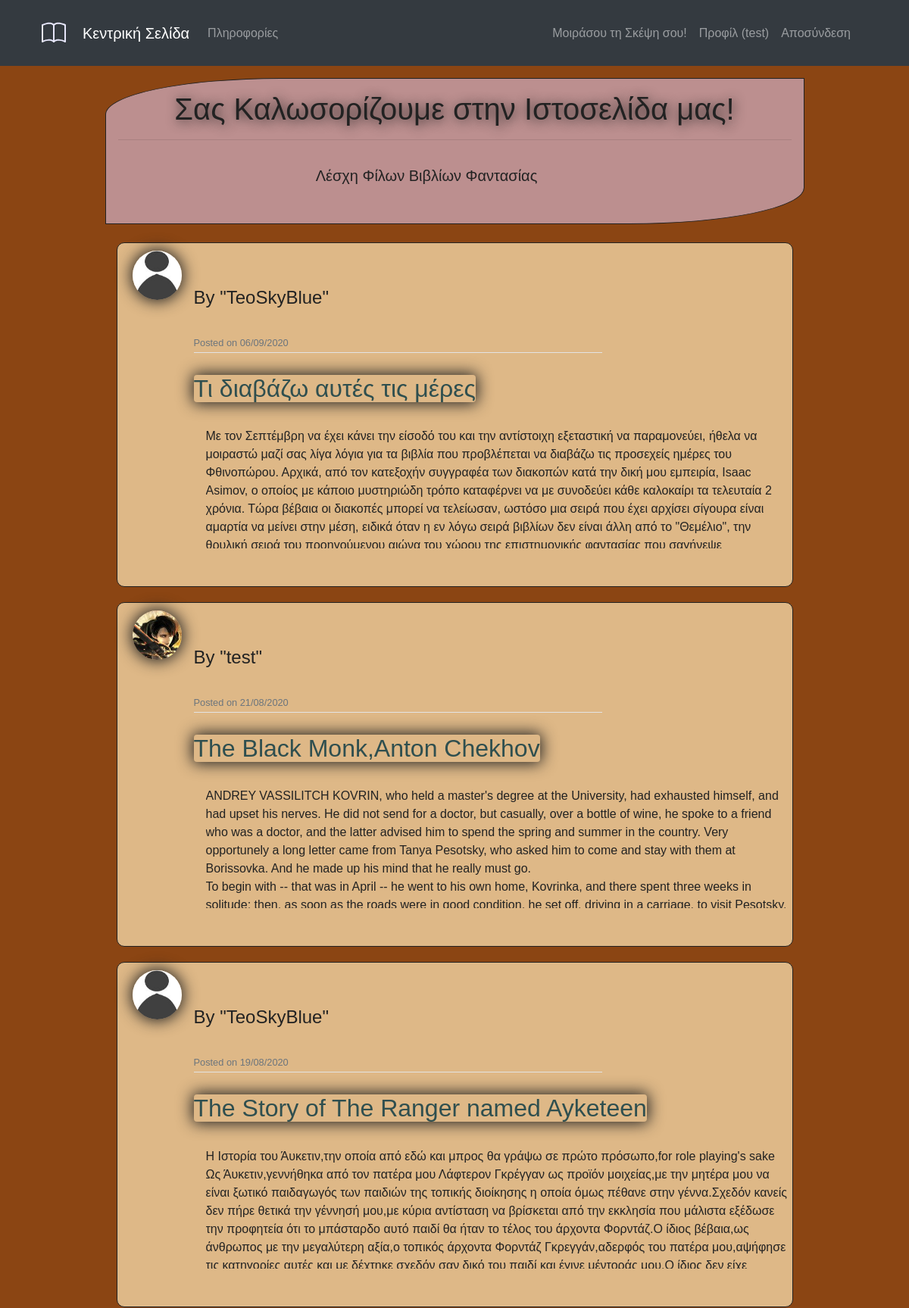
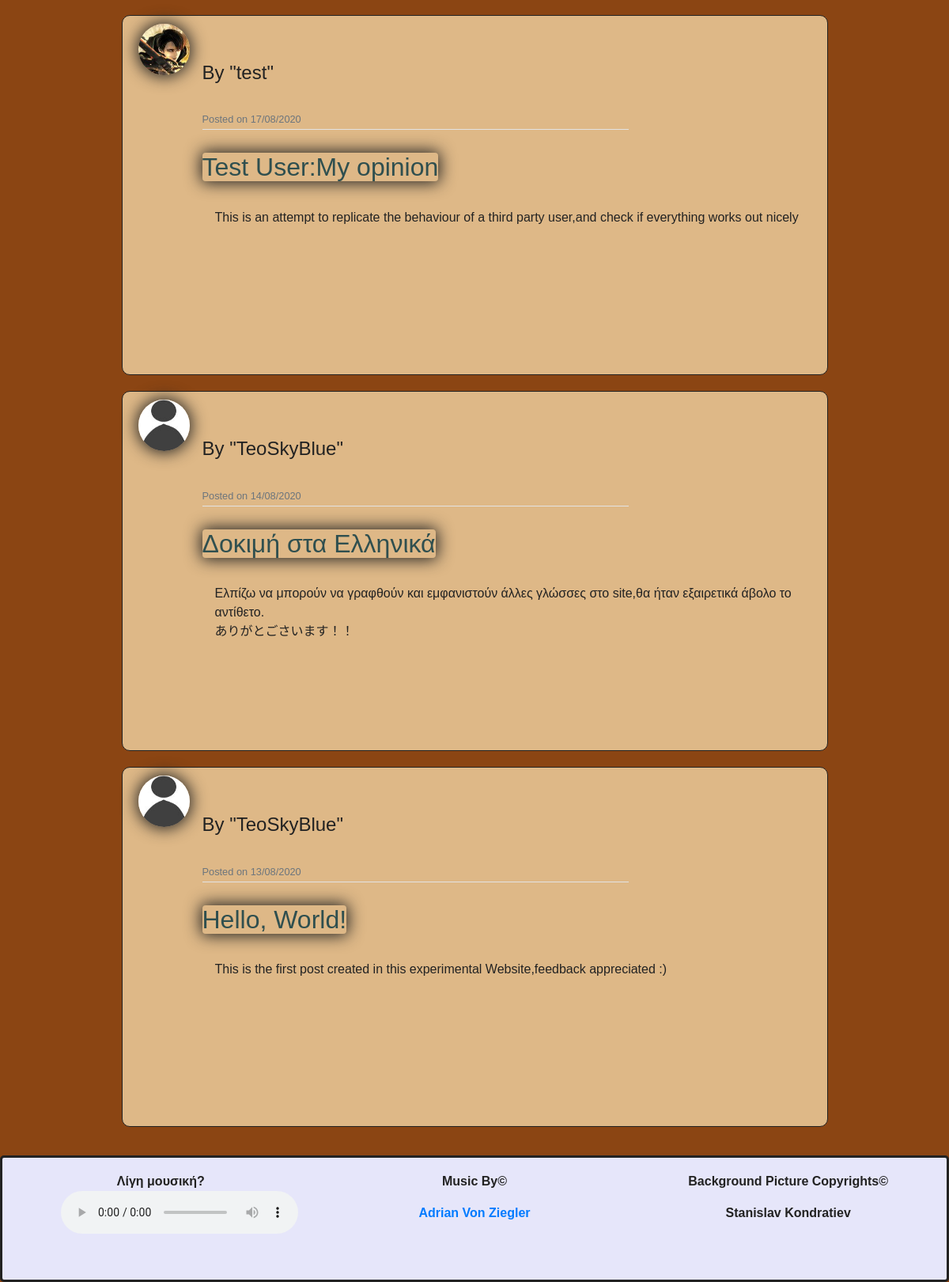
The app's page /home (signed in) with its own data (2 pictures, top to bottom).
### Flask_attempts/models.py (models this page shows, shortened)
class User(db.Model, UserMixin):
    id = db.Column(db.Integer, primary_key=True)
    username = db.Column(db.String(20), unique=True, nullable=False)
    email = db.Column(db.String(60), unique=True, nullable=False)
    image_file = db.Column(db.String(20), nullable=False, default='default.jpg')
    password = db.Column(db.String(60), nullable=False)
    posts = db.relationship('Post',backref='author', lazy = True)

class Post(db.Model):
    id = db.Column(db.Integer, primary_key=True)
    title = db.Column(db.String(100),nullable= False)
    date_posted = db.Column(db.DateTime,nullable=False,default = datetime.utcnow) #vs datetime.now i diafora einai oti i 2i apo8ikeuei local times,i 1i greenwich,kaliteri praktiki gia database storing
    content = db.Column(db.Text, nullable=False)
    user_id = db.Column(db.Integer, db.ForeignKey('user.id'), nullable=False)

### Flask_attempts/routes.py (the view)
@app.route("/")
@app.route("/home")
def home():
    try:
        posts = Post.query.order_by(Post.date_posted.desc()).all()
        return render_template('html Hello World.html',posts=posts)
    except:
        return render_template('html Hello World.html')

### Flask_attempts/models.py (called while the page is built)
@login_manager.user_loader
def load_user(user_id):
    return User.query.get(int(user_id))

### Flask_attempts/templates/html Hello World.html
{% extends "layout.html" %}
{% block content %}
	<div class="containter-fluid">
	<div class="row text-center">
		<div class="col-12 welcome-section" style="min-width: 400px;">
			<h1 class="display-5" style="text-shadow: 2px 2px 15px #222;overflow-wrap: break-word;">Σας Καλωσορίζουμε στην Ιστοσελίδα μας!
			</h1>
			<hr>
			<div class="col-11">
				<p class="lead">Λέσχη Φίλων Βιβλίων Φαντασίας
				</p>
			</div>
		</div>
	</div>
	</div>
	<br>
	{%for post in posts%}
		<article class="media content-section article-content">
			<img class="rounded-circle article-img low-shadows" src="{{url_for('static',filename='profile_pics/'+post.author.image_file)}}">
			<div class="media-body article-svg">
				<div class="article-metadata article-svg">
					<h4 class="mr-2" >By "{{post.author.username}}"</h4>
						<small class="text-muted">Posted on {{ post.date_posted.strftime("%d/%m/%Y") }}</small>
				</div>
				<h2><a class="article-title low-shadows rounded mr-2" href="{{url_for('post',post_id=post.id)}}">{{post.title}}</a></h2>
				<p class="autoscrolled ml-3">{{post.content}}</p>
			</div>
		</article>
	{%endfor%}
{% endblock content %}

### Flask_attempts/templates/layout.html (shortened to what this page needs)
<!DOCTYPE html>
<html>
<head>
	<link rel="stylesheet" href="https://maxcdn.bootstrapcdn.com/bootstrap/4.0.0/css/bootstrap.min.css">
	<link rel="stylesheet" type="text/css" href="{{ url_for('static', filename='styling.css') }}">
</head>
<body>
<div class="wrapper">
<header class="site-header absolute-top" style="min-width: 480px;">
	<nav class="navbar navbar-expand-sm navbar-dark bg-dark" style="min-width: 480px;">
	<div class="container">
			<ul class="navbar-nav">
				<li class="nav-item">
				</li>
				<li class="nav-item mt-3">
					<a class="navbar-brand ml-auto" href="{{url_for('home')}}">Κεντρική Σελίδα</a>
				</li>
				<li class="nav-item mt-3">
					<a class="nav-link" href="{{url_for('about')}}">Πληροφορίες</a>
				</li>
			</ul>
			<ul class="navbar-nav mr-4">
				{%if current_user.is_authenticated %}
					<li class="nav-item">
						<a class="nav-link" href="{{url_for('new_post')}}">Μοιράσου τη Σκέψη σου!</a>
					</li>
					<li class="nav-item">
						<a class="nav-link mr-auto" href="{{url_for('Account')}}">Προφίλ
							({{current_user.username}})
						</a>
					</li>
					<li class="nav-item">
						<a class="nav-link mr-auto" href="{{url_for('Logout')}}">Αποσύνδεση
						</a>
					</li>
				{%endif%}
			</ul>
	</div>
	</nav>
</header>
		<main role="main" class="container">
			<div class="row mx-auto">
				<div class="col-10 mx-auto">
		{% block content %}{% endblock %}
				</div>
			</div>
		</main>
		<div class="push"></div>
</div>
<footer class="absolute-bottom custom-footer container-fluid  padding ">
	<div class="row text-center footer-content" style="margin:auto;">
  		<div class="col-md-4">
  			<p><b>	Λίγη μουσική?
  			<audio controls loop class="ml-5">
  			<source src="{{url_for('static',filename='Relaxing Celtic Music - Forest Sanctum.mp3')}}" type="audio/mpeg">
			</audio>
			</b>
			</p>
  		</div>
  		<div class="col-md-4">
  			<p><b>Music By&#169</p>
  			<a href="https://adrianvonziegler.bandcamp.com/album/the-complete-discography">Adrian Von Ziegler</a>
  		</div>
  		<div class="col-md-4">
  			<b>
  			<p>Background Picture Copyrights&#169</p>
  			<p>Stanislav Kondratiev</p>
  			</b>
  		</div>
  </div>
</footer>
</body>
</html>

### Flask_attempts/static/styling.css (style rules this page uses)
html,body { margin:0; padding:0;height:100%; }
body { width:100%; font-family: sans-serif; color: #222; background-image:url('stanislav-kondratiev-6pO3QFkk7hQ-unsplash.jpg'); background-color: saddlebrown; }
.welcome-section { background: rosybrown; padding: 10px 20px; border: 1px solid #222; border-radius: 25% 0; margin-bottom: 0px; }
.content-section { background: burlywood; padding: 10px 20px; border: 1px solid #222; border-radius: 10px; margin-bottom: 20px; }
.article-title { color: darkslategray; }
.article-content { white-space: pre-line; width:100%; min-width: 400px; }
.autoscrolled { white-space: pre-line; width:100%; height: 10em; overflow: auto; overflow-wrap: break-word; }
.article-img { height: 65px; width: 65px; margin-right: 16px; }
.low-shadows { box-shadow: 0px 0px 20px 2px #222; }
.article-metadata { padding-bottom: 1px; margin-bottom: 4px; border-bottom: 1px solid #e3e3e3 }
.article-svg { width: 70%; height: 60%; vertical-align: middle; }
.custom-footer { padding-top:1rem; padding:2px; width: 100%; min-width: 480px; height: 10em; border: 3px solid; border-radius: 5px; background-color: lavender; color: #222; text-align: center; }
.footer-content { width:100%; height: 100%; overflow-y:scroll; }
.push { height: 8em; }
.wrapper { min-height: 100%; margin-bottom: -8em; }
[class*="col-"] { padding: 1rem; }

### records on screen
User: username "test"
Post: image_file (picture), author.username "TeoSkyBlue", date_posted "06/09/2020", title "Τι διαβάζω αυτές τις μέρες", content "Με τον Σεπτέμβρη να έχει κάνει την είσοδό του και την αντίστοιχη εξεταστική να παραμονεύει, ήθελα να μοιραστώ μαζί σας λίγα λόγια για τα βιβλία που προβλέπεται να διαβάζω τις προσεχείς ημέρες του Φθινοπώρου. Αρχικά, από τον κατεξοχήν συγγραφέα των διακοπών κατά την δική μου εμπειρία, Isaac Asimov, ο οποίος με κάποιο μυστηριώδη τρόπο καταφέρνει να με συνοδεύει κάθε καλοκαίρι τα τελευταία 2 χρόνια. Τώρα βέβαια οι διακοπές μπορεί να τελείωσαν, ωστόσο μια σειρά που έχει αρχίσει σίγουρα είναι αμαρτία να μείνει στην μέση, ειδικά όταν η εν λόγω σειρά βιβλίων δεν είναι άλλη από το \"Θεμέλιο\", την θρυλική σειρά του προηγούμενου αιώνα του χώρου της επιστημονικής φαντασίας που σαγήνεψε…"
Post: image_file (picture), author.username "test", date_posted "21/08/2020", title "The Black Monk,Anton Chekhov", content "ANDREY VASSILITCH KOVRIN, who held a master's degree at the University, had exhausted himself, and had upset his nerves. He did not send for a doctor, but casually, over a bottle of wine, he spoke to a friend who was a doctor, and the latter advised him to spend the spring and summer in the country. Very opportunely a long letter came from Tanya Pesotsky, who asked him to come and stay with them at Borissovka. And he made up his mind that he really must go. To begin with -- that was in April -- he went to his own home, Kovrinka, and there spent three weeks in solitude; then, as soon as the roads were in good condition, he set off, driving in a carriage, to visit Pesotsky,…"
Post: image_file (picture), author.username "TeoSkyBlue", date_posted "19/08/2020", title "The Story of The Ranger named Ayketeen", content "H Ιστορία του Άυκετιν,την οποία από εδώ και μπρος θα γράψω σε πρώτο πρόσωπο,for role playing's sake Ως Άυκετιν,γεννήθηκα από τον πατέρα μου Λάφτερον Γκρέγγαν ως προϊόν μοιχείας,με την μητέρα μου να είναι ξωτικό παιδαγωγός των παιδιών της τοπικής διοίκησης η οποία όμως πέθανε στην γέννα.Σχεδόν κανείς δεν πήρε θετικά την γέννησή μου,με κύρια αντίσταση να βρίσκεται από την εκκλησία που μάλιστα εξέδωσε την προφητεία ότι το μπάσταρδο αυτό παιδί θα ήταν το τέλος του άρχοντα Φορντάζ.Ο ίδιος βέβαια,ως άνθρωπος με την μεγαλύτερη αξία,ο τοπικός άρχοντα Φορντάζ Γκρεγγάν,αδερφός του πατέρα μου,αψήφησε τις κατηγορίες αυτές και με δέχτηκε σχεδόν σαν δικό του παιδί και έγινε μέντοράς μου.Ο ίδιος δεν είχε…"
Post: image_file (picture), author.username "test", date_posted "17/08/2020", title "Test User:My opinion", content "This is an attempt to replicate the behaviour of a third party user,and check if everything works out nicely"
Post: image_file (picture), author.username "TeoSkyBlue", date_posted "14/08/2020", title "Δοκιμή στα Ελληνικά", content "Ελπίζω να μπορούν να γραφθούν και εμφανιστούν άλλες γλώσσες στο site,θα ήταν εξαιρετικά άβολο το αντίθετο. ありがとごさいます！！"
Post: image_file (picture), author.username "TeoSkyBlue", date_posted "13/08/2020", title "Hello, World!", content "This is the first post created in this experimental Website,feedback appreciated :)"
